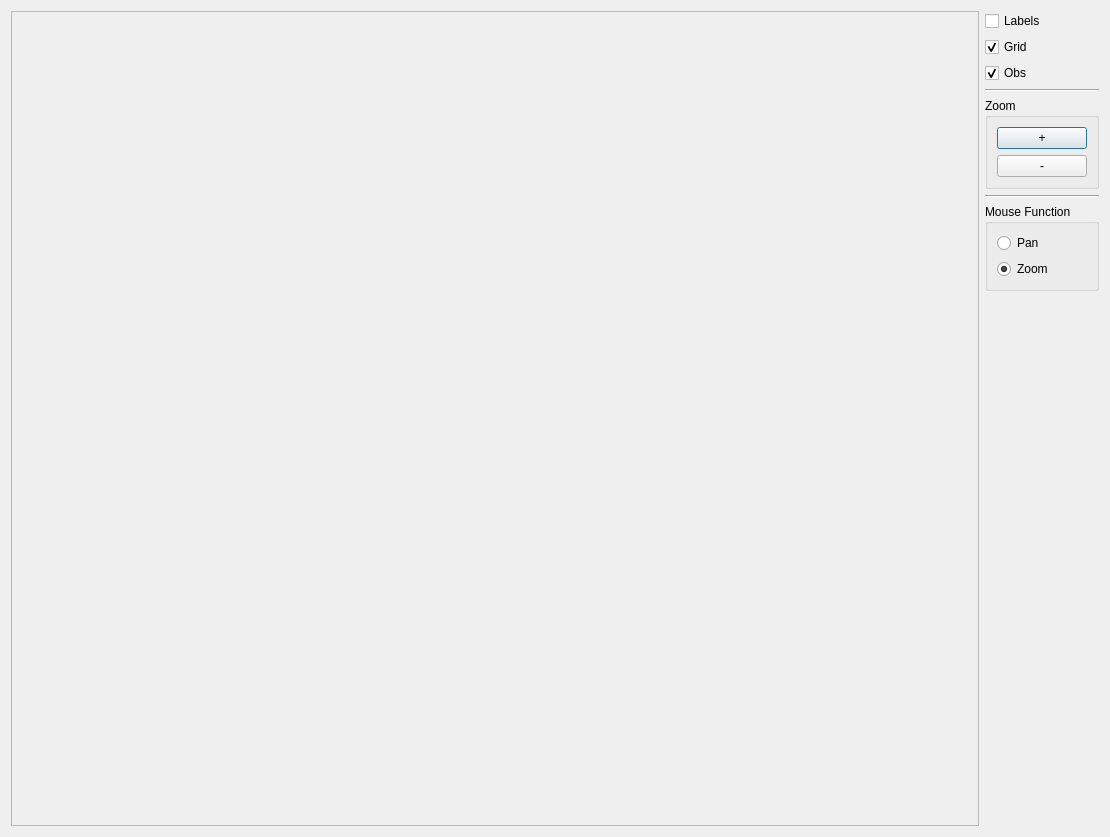
<?xml version="1.0" encoding="UTF-8"?>
<ui version="4.0">
 <class>QMicroMapTest</class>
 <widget class="QDialog" name="QMicroMapTest">
  <property name="geometry">
   <rect>
    <x>0</x>
    <y>0</y>
    <width>1110</width>
    <height>837</height>
   </rect>
  </property>
  <property name="windowTitle">
   <string>Dialog</string>
  </property>
  <layout class="QHBoxLayout" name="horizontalLayout">
   <item>
    <widget class="QFrame" name="frame">
     <property name="sizePolicy">
      <sizepolicy hsizetype="MinimumExpanding" vsizetype="MinimumExpanding">
       <horstretch>0</horstretch>
       <verstretch>0</verstretch>
      </sizepolicy>
     </property>
     <property name="frameShape">
      <enum>QFrame::StyledPanel</enum>
     </property>
     <property name="frameShadow">
      <enum>QFrame::Raised</enum>
     </property>
    </widget>
   </item>
   <item>
    <layout class="QVBoxLayout" name="verticalLayout_3">
     <item>
      <widget class="QCheckBox" name="labels">
       <property name="text">
        <string>Labels</string>
       </property>
      </widget>
     </item>
     <item>
      <widget class="QCheckBox" name="grid">
       <property name="text">
        <string>Grid</string>
       </property>
       <property name="checked">
        <bool>true</bool>
       </property>
      </widget>
     </item>
     <item>
      <widget class="QCheckBox" name="obs">
       <property name="text">
        <string>Obs</string>
       </property>
       <property name="checked">
        <bool>true</bool>
       </property>
      </widget>
     </item>
     <item>
      <widget class="Line" name="line">
       <property name="orientation">
        <enum>Qt::Horizontal</enum>
       </property>
      </widget>
     </item>
     <item>
      <widget class="QGroupBox" name="groupBox_2">
       <property name="title">
        <string>Zoom</string>
       </property>
       <layout class="QVBoxLayout" name="verticalLayout_2">
        <item>
         <widget class="QPushButton" name="zoomIn">
          <property name="text">
           <string>+</string>
          </property>
         </widget>
        </item>
        <item>
         <widget class="QPushButton" name="zoomOut">
          <property name="text">
           <string>-</string>
          </property>
         </widget>
        </item>
       </layout>
      </widget>
     </item>
     <item>
      <widget class="Line" name="line_2">
       <property name="orientation">
        <enum>Qt::Horizontal</enum>
       </property>
      </widget>
     </item>
     <item>
      <widget class="QGroupBox" name="mouseGroupBox">
       <property name="title">
        <string>Mouse Function</string>
       </property>
       <layout class="QVBoxLayout" name="verticalLayout">
        <item>
         <widget class="QRadioButton" name="mousePan">
          <property name="text">
           <string>Pan</string>
          </property>
          <property name="checked">
           <bool>false</bool>
          </property>
         </widget>
        </item>
        <item>
         <widget class="QRadioButton" name="mouseZoom">
          <property name="text">
           <string>Zoom</string>
          </property>
          <property name="checked">
           <bool>true</bool>
          </property>
         </widget>
        </item>
       </layout>
      </widget>
     </item>
     <item>
      <spacer name="verticalSpacer">
       <property name="orientation">
        <enum>Qt::Vertical</enum>
       </property>
       <property name="sizeHint" stdset="0">
        <size>
         <width>20</width>
         <height>148</height>
        </size>
       </property>
      </spacer>
     </item>
    </layout>
   </item>
  </layout>
 </widget>
 <resources/>
 <connections/>
</ui>
